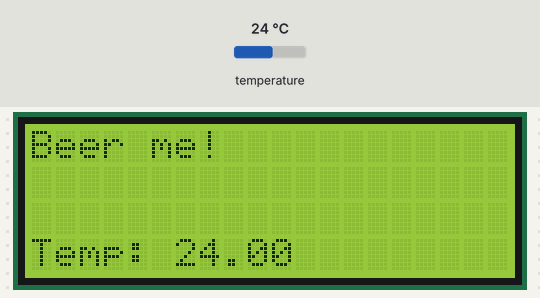
This sketch was run on a simulated Arduino Uno, built with avr-gcc and run on an emulated ATmega328P. On the bench: 20×4 character LCD. The inputs (shaded band) are chosen by the test bench; at power-on: temperature 24 °C.

Above: at 2.7 s.
2.8 s: temperature set to 12 °C
At 4.2 s:
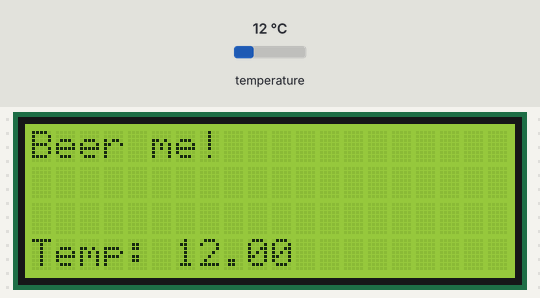
4.6 s: temperature set to 19 °C
6.7 s: temperature set to 28 °C
At 7.7 s:
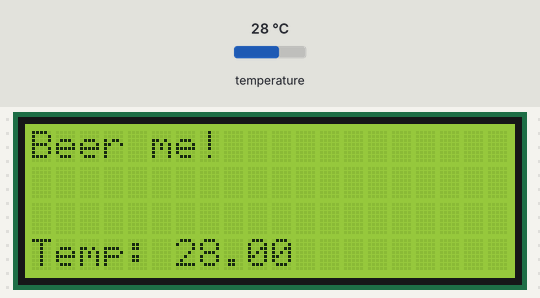
Timing chart, 0 to 9.7 s (numbered marks = the images above; inputs shaded):
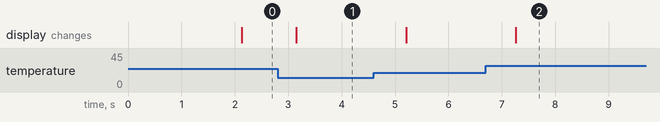

The sketch:

beerme.ino
```cpp
#include <Wire.h>
#include <LiquidCrystal_I2C.h>
#include <OneWire.h>

OneWire ds(10);  // on pin 10
int degree, degree_fract, degree_sign;

LiquidCrystal_I2C lcd(0x27, 2, 1, 0, 4, 5, 6, 7, 3, POSITIVE);


void setup()
{
  Serial.begin(9600);

  lcd.begin(20,4);

  lcd.setCursor(0,0); //Start at character 4 on line 0
  lcd.print("Beer me!");

  lcd.setCursor(0,3);
  lcd.print("Temp: ");

  ReadTemp();
}

void loop()
{
  ReadTemp();
  lcd.setCursor(6,3);

  if (degree_sign)
    lcd.print("-");

  lcd.print(degree);
  lcd.print(".");
  if (degree_fract < 10)
    lcd.print("0");
  lcd.print(degree_fract);
}

void ReadTemp()
{
  int HighByte, LowByte, TReading, Tc_100;
  byte i;
  byte present = 0;
  byte data[12];
  byte addr[8];

  ds.reset_search();
  if ( !ds.search(addr)) {
      ds.reset_search();
      return;
  }

  if ( OneWire::crc8( addr, 7) != addr[7]) {
      //CRC is not valid!
      return;
  }

  ds.reset();
  ds.select(addr);
  ds.write(0x44,0);

  delay(1000);     // maybe 750ms is enough, maybe not

  ds.reset();
  ds.select(addr);
  ds.write(0xBE);         // Read Scratchpad

  for ( i = 0; i < 9; i++) {           // we need 9 bytes
    data[i] = ds.read();
  }

  LowByte = data[0];
  HighByte = data[1];
  TReading = (HighByte << 8) + LowByte;
  degree_sign = TReading & 0x8000;  // test most sig bit
  if (degree_sign) // negative
  {
    TReading = (TReading ^ 0xffff) + 1; // 2's comp
  }
  Tc_100 = (6 * TReading) + TReading / 4;    // multiply by (100 * 0.0625) or 6.25

  degree = Tc_100 / 100;  // separate off the whole and fractional portions
  degree_fract = Tc_100 % 100;
}
```

Measured:
- after the input at 2.8 s, the display: changes after 0.35 s (image 1)
- after the input at 6.7 s, the display: changes after 0.56 s (image 2)
